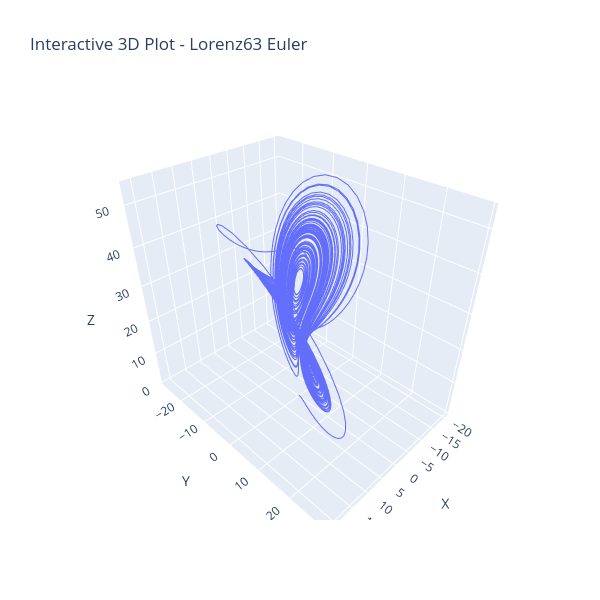
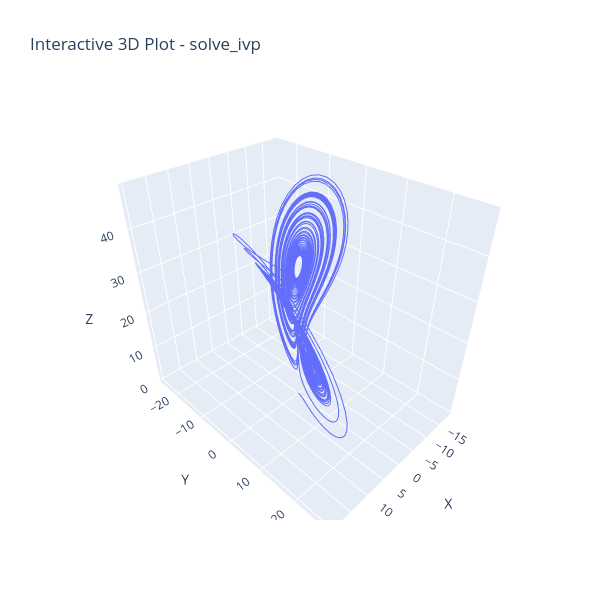
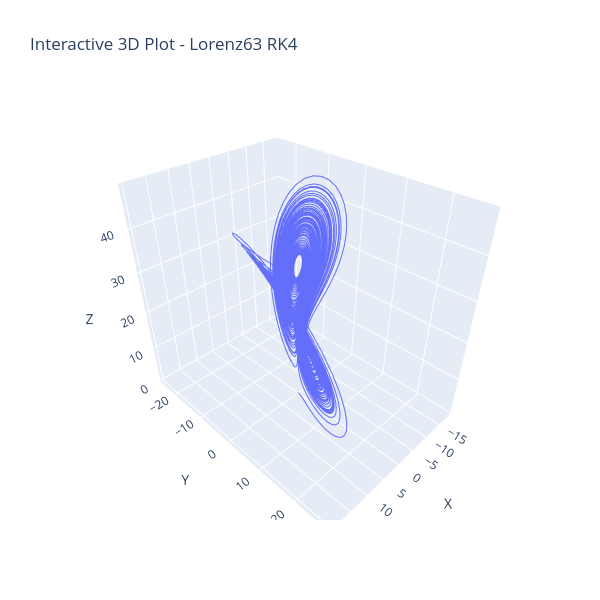

Notebook cell for these charts, in order:
### Code cell
# !!! Turn plotting into a function


# def create_3d_plot(data, title):
#     df = pd.DataFrame(data)
#     fig = px.scatter_3d(df, x='X', y='Y', z='Z', title=title)
#     fig.update_traces(mode='lines', line=dict(width=2))
#     fig.update_layout(width=600, height=600)
#     return fig

#Euler Interactive 3D Plot
df = pd.DataFrame({
    'X': Y_euler[0, :],
    'Y': Y_euler[1, :],
    'Z': Y_euler[2, :]
})

fig = px.scatter_3d(df, x='X', y='Y', z='Z', title="Interactive 3D Plot - Lorenz63 Euler")
fig.update_traces(mode='lines', line=dict(width=2))
fig.update_layout(width=600, height=600,
#     scene=dict(
#         xaxis=dict(visible=False),
#         yaxis=dict(visible=False),
#         zaxis=dict(visible=False),
#         bgcolor="rgba(0,0,0,0)"
#     ),
#     paper_bgcolor="white",
)
fig.show()

df = pd.DataFrame({
    'X': y_ivp[0, :],
    'Y': y_ivp[1, :],
    'Z': y_ivp[2, :]
})

fig = px.scatter_3d(df, x='X', y='Y', z='Z', title="Interactive 3D Plot - solve_ivp")
fig.update_traces(mode='lines', line=dict(width=2))
fig.update_layout(width=600, height=600)
fig.show()

df=pd.DataFrame({
    'X': Y[0, :],
    'Y': Y[1, :],
    'Z': Y[2, :]
})

fig = px.scatter_3d(df, x='X', y='Y', z='Z', title="Interactive 3D Plot - Lorenz63 RK4")
fig.update_traces(mode='lines', line=dict(width=2))
fig.update_layout(width=600, height=600)
fig.show()

### Figure 1 — Plotly figure (JSON) as saved in the notebook; plotly's stock layout.template omitted (floating-point values rounded to 4 significant figures; data arrays with more than 128 entries replaced by an {"elided": "..."} marker saying what was removed)
{"data": [{"hovertemplate": "X=%{x}<br>Y=%{y}<br>Z=%{z}<extra></extra>", "legendgroup": "", "line": {"width": 2}, "marker": {"color": "#636efa", "symbol": "circle"}, "mode": "lines", "name": "", "scene": "scene", "showlegend": false, "type": "scatter3d", "x": {"elided": "10001 float values"}, "y": {"elided": "10001 float values"}, "z": {"elided": "10001 float values"}}], "layout": {"height": 600, "legend": {"tracegroupgap": 0}, "scene": {"domain": {"x": [0, 1], "y": [0, 1]}, "xaxis": {"title": {"text": "X"}}, "yaxis": {"title": {"text": "Y"}}, "zaxis": {"title": {"text": "Z"}}}, "title": {"text": "Interactive 3D Plot - Lorenz63 Euler"}, "width": 600}}

### Figure 2 — Plotly figure (JSON) as saved in the notebook; plotly's stock layout.template omitted (floating-point values rounded to 4 significant figures; data arrays with more than 128 entries replaced by an {"elided": "..."} marker saying what was removed)
{"data": [{"hovertemplate": "X=%{x}<br>Y=%{y}<br>Z=%{z}<extra></extra>", "legendgroup": "", "line": {"width": 2}, "marker": {"color": "#636efa", "symbol": "circle"}, "mode": "lines", "name": "", "scene": "scene", "showlegend": false, "type": "scatter3d", "x": {"elided": "10001 float values"}, "y": {"elided": "10001 float values"}, "z": {"elided": "10001 float values"}}], "layout": {"height": 600, "legend": {"tracegroupgap": 0}, "scene": {"domain": {"x": [0, 1], "y": [0, 1]}, "xaxis": {"title": {"text": "X"}}, "yaxis": {"title": {"text": "Y"}}, "zaxis": {"title": {"text": "Z"}}}, "title": {"text": "Interactive 3D Plot - solve_ivp"}, "width": 600}}

### Figure 3 — Plotly figure (JSON) as saved in the notebook; plotly's stock layout.template omitted (floating-point values rounded to 4 significant figures; data arrays with more than 128 entries replaced by an {"elided": "..."} marker saying what was removed)
{"data": [{"hovertemplate": "X=%{x}<br>Y=%{y}<br>Z=%{z}<extra></extra>", "legendgroup": "", "line": {"width": 2}, "marker": {"color": "#636efa", "symbol": "circle"}, "mode": "lines", "name": "", "scene": "scene", "showlegend": false, "type": "scatter3d", "x": {"elided": "10001 float values"}, "y": {"elided": "10001 float values"}, "z": {"elided": "10001 float values"}}], "layout": {"height": 600, "legend": {"tracegroupgap": 0}, "scene": {"domain": {"x": [0, 1], "y": [0, 1]}, "xaxis": {"title": {"text": "X"}}, "yaxis": {"title": {"text": "Y"}}, "zaxis": {"title": {"text": "Z"}}}, "title": {"text": "Interactive 3D Plot - Lorenz63 RK4"}, "width": 600}}
